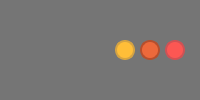
     <widget class="QFrame" name="infoBar3">
      <property name="sizePolicy">
       <sizepolicy hsizetype="Preferred" vsizetype="Maximum">
        <horstretch>0</horstretch>
        <verstretch>0</verstretch>
       </sizepolicy>
      </property>
      <property name="minimumSize">
       <size>
        <width>0</width>
        <height>50</height>
       </size>
      </property>
      <property name="maximumSize">
       <size>
        <width>16777215</width>
        <height>300</height>
       </size>
      </property>
      <property name="styleSheet">
       <string notr="true">QFrame{
	background-color : rgb(117, 117, 117);
}
</string>
      </property>
      <property name="frameShape">
       <enum>QFrame::NoFrame</enum>
      </property>
      <property name="frameShadow">
       <enum>QFrame::Raised</enum>
      </property>
      <layout class="QHBoxLayout" name="horizontalLayout_5">
       <property name="spacing">
        <number>0</number>
       </property>
       <property name="leftMargin">
        <number>0</number>
       </property>
       <property name="topMargin">
        <number>0</number>
       </property>
       <property name="rightMargin">
        <number>0</number>
       </property>
       <property name="bottomMargin">
        <number>0</number>
       </property>
       <item>
        <widget class="QFrame" name="frame_5">
         <property name="frameShape">
          <enum>QFrame::NoFrame</enum>
         </property>
         <property name="frameShadow">
          <enum>QFrame::Raised</enum>
         </property>
         <layout class="QVBoxLayout" name="verticalLayout_9">
          <property name="spacing">
           <number>0</number>
          </property>
          <property name="leftMargin">
           <number>10</number>
          </property>
          <property name="topMargin">
           <number>0</number>
          </property>
          <property name="rightMargin">
           <number>0</number>
          </property>
          <property name="bottomMargin">
           <number>0</number>
          </property>
          <item alignment="Qt::AlignHCenter">
           <widget class="QLabel" name="label_5">
            <property name="minimumSize">
             <size>
              <width>30</width>
              <height>30</height>
             </size>
            </property>
            <property name="maximumSize">
             <size>
              <width>30</width>
              <height>30</height>
             </size>
            </property>
            <property name="text">
             <string/>
            </property>
            <property name="pixmap">
             <pixmap resource="../Resources/resourceGUI.qrc">:/logos/img/psychobox_logo2.png</pixmap>
            </property>
            <property name="scaledContents">
             <bool>true</bool>
            </property>
           </widget>
          </item>
         </layout>
        </widget>
       </item>
       <item>
        <widget class="QFrame" name="frameButtons">
         <property name="maximumSize">
          <size>
           <width>120</width>
           <height>16777215</height>
          </size>
         </property>
         <property name="styleSheet">
          <string notr="true">QPushButton {
	border-radius: 10px;
}</string>
         </property>
         <property name="frameShape">
          <enum>QFrame::NoFrame</enum>
         </property>
         <property name="frameShadow">
          <enum>QFrame::Raised</enum>
         </property>
         <layout class="QHBoxLayout" name="horizontalLayout">
          <property name="spacing">
           <number>0</number>
          </property>
          <property name="leftMargin">
           <number>10</number>
          </property>
          <property name="topMargin">
           <number>0</number>
          </property>
          <property name="rightMargin">
           <number>10</number>
          </property>
          <property name="bottomMargin">
           <number>0</number>
          </property>
          <item>
           <widget class="QPushButton" name="minimizeButton">
            <property name="maximumSize">
             <size>
              <width>20</width>
              <height>20</height>
             </size>
            </property>
            <property name="styleSheet">
             <string notr="true">QPushButton {
	background-color: #ffbe38;
	border: 2px solid  #d5a342;
}

QPushButton:hover {
	background-color: rgb(255, 255, 58)
}</string>
            </property>
            <property name="text">
             <string/>
            </property>
            <property name="icon">
             <iconset resource="../Resources/resourceGUI.qrc">
              <normaloff>:/icons/img/minus.png</normaloff>:/icons/img/minus.png</iconset>
            </property>
           </widget>
          </item>
          <item>
           <widget class="QPushButton" name="maximizeButton">
            <property name="maximumSize">
             <size>
              <width>20</width>
              <height>20</height>
             </size>
            </property>
            <property name="styleSheet">
             <string notr="true">QPushButton {
	background-color: rgb(237, 105, 59);
	border: 2px solid  rgb(181, 79, 45);

}

QPushButton:hover {
	background-color:  rgb(220, 147, 0)
}</string>
            </property>
            <property name="text">
             <string/>
            </property>
            <property name="icon">
             <iconset resource="../Resources/resourceGUI.qrc">
              <normaloff>:/icons/img/maximizar-janela.png</normaloff>:/icons/img/maximizar-janela.png</iconset>
            </property>
            <property name="iconSize">
             <size>
              <width>11</width>
              <height>11</height>
             </size>
            </property>
           </widget>
          </item>
          <item>
           <widget class="QPushButton" name="closeAllButton">
            <property name="maximumSize">
             <size>
              <width>20</width>
              <height>20</height>
             </size>
            </property>
            <property name="styleSheet">
             <string notr="true">QPushButton {
	background-color: #fc5753;
	border: 2px solid  #cf5254;
}

QPushButton:hover{
	background-color: rgb(255, 119, 119)
}</string>
            </property>
            <property name="text">
             <string/>
            </property>
            <property name="icon">
             <iconset resource="../Resources/resourceGUI.qrc">
              <normaloff>:/icons/img/close.png</normaloff>:/icons/img/close.png</iconset>
            </property>
            <property name="iconSize">
             <size>
              <width>12</width>
              <height>12</height>
             </size>
            </property>
           </widget>
          </item>
         </layout>
        </widget>
       </item>
      </layout>
     </widget>
